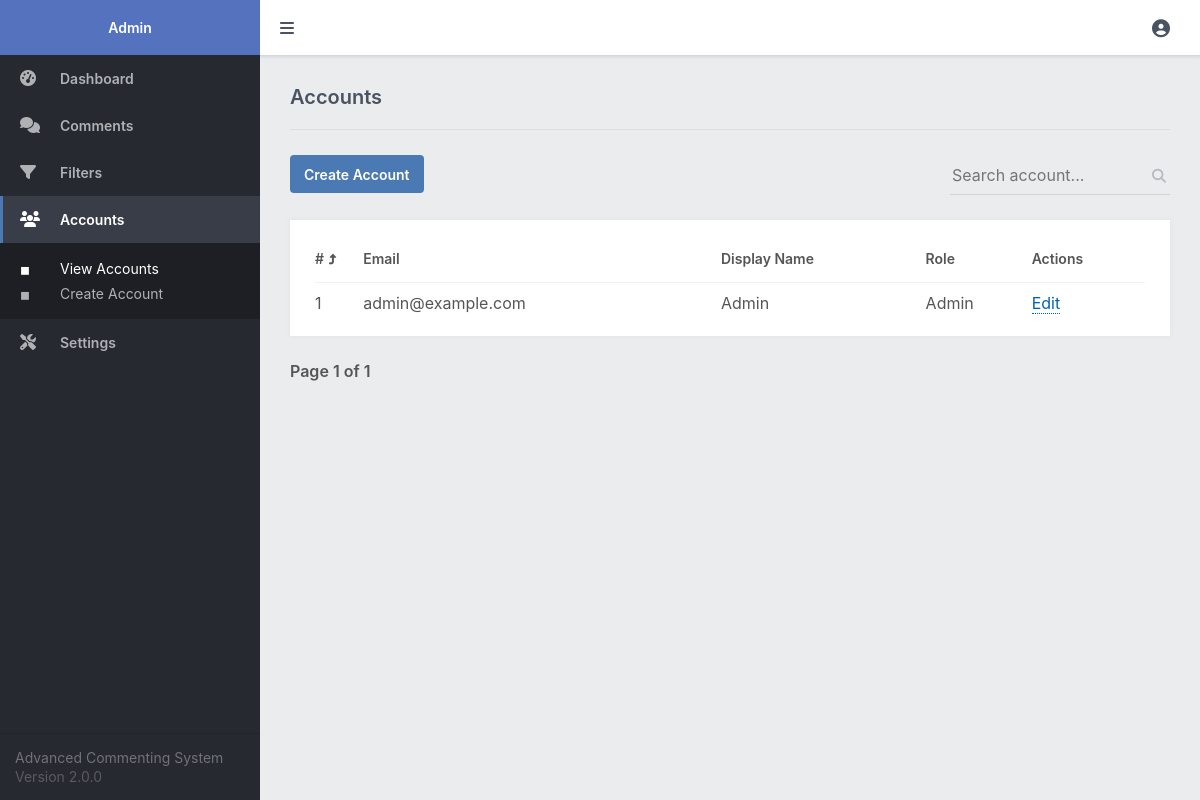
Screenshot of /phpcomments/admin/accounts.php (signed in) with the database file from the repository.
### tables this page shows
CREATE TABLE IF NOT EXISTS `accounts` (
  `id` int(11) NOT NULL AUTO_INCREMENT,
  `email` varchar(100) NOT NULL,
  `password` varchar(255) NOT NULL,
  `display_name` varchar(50) NOT NULL,
  `role` enum('Admin','Member') NOT NULL,
  PRIMARY KEY (`id`)
);

### phpcomments/admin/accounts.php (the view, shortened to what this page needs)
<?php
include 'main.php';
$pagination_page = isset($_GET['pagination_page']) ? $_GET['pagination_page'] : 1;
$search = isset($_GET['search']) ? $_GET['search'] : '';
$order = isset($_GET['order']) && $_GET['order'] == 'DESC' ? 'DESC' : 'ASC';
$order_by_whitelist = ['id','email','display_name','role'];
$order_by = isset($_GET['order_by']) && in_array($_GET['order_by'], $order_by_whitelist) ? $_GET['order_by'] : 'id';
$results_per_page = 20;
$param1 = ($pagination_page - 1) * $results_per_page;
$param2 = $results_per_page;
$where = '';
$where .= $search ? 'WHERE (email LIKE :search OR display_name LIKE :search) ' : '';
$stmt = $pdo->prepare('SELECT COUNT(*) AS total FROM accounts ' . $where);
$stmt->execute();
$accounts_total = $stmt->fetchColumn();
$stmt = $pdo->prepare('SELECT * FROM accounts ' . $where . ' ORDER BY ' . $order_by . ' ' . $order . ' LIMIT :start_results,:num_results');
$stmt->bindParam('start_results', $param1, PDO::PARAM_INT);
$stmt->bindParam('num_results', $param2, PDO::PARAM_INT);
$stmt->execute();
$accounts = $stmt->fetchAll(PDO::FETCH_ASSOC);
$url = 'accounts.php?search=' . $search;
?>
<?=template_admin_header('Accounts', 'accounts', 'view')?>
<div class="content-title">
    <h2>Accounts</h2>
</div>
<div class="content-header responsive-flex-column pad-top-5">
    <a href="account.php" class="btn">Create Account</a>
    <form action="" method="get">
        <div class="search">
            <label for="search">
                <input id="search" type="text" name="search" placeholder="Search account..." value="<?=htmlspecialchars($search, ENT_QUOTES)?>" class="responsive-width-100">
                <i class="fas fa-search"></i>
            </label>
        </div>
    </form>
</div>
<div class="content-block">
    <div class="table">
        <table>
            <thead>
                <tr>
                    <td class="responsive-hidden"><a href="<?=$url . '&order=' . ($order=='ASC'?'DESC':'ASC') . '&order_by=id'?>">#</a></td>
                    <td><a href="<?=$url . '&order=' . ($order=='ASC'?'DESC':'ASC') . '&order_by=email'?>">Email</a></td>
                    <td><a href="<?=$url . '&order=' . ($order=='ASC'?'DESC':'ASC') . '&order_by=display_name'?>">Display Name</a></td>
                    <td class="responsive-hidden"><a href="<?=$url . '&order=' . ($order=='ASC'?'DESC':'ASC') . '&order_by=role'?>">Role</a></td>
                    <td>Actions</td>
                </tr>
            </thead>
            <tbody>
                <?php if (empty($accounts)): ?>
                <tr>
                    <td colspan="8" style="text-align:center;">There are no accounts</td>
                </tr>
                <?php else: ?>
                <?php foreach ($accounts as $account): ?>
                <tr>
                    <td class="responsive-hidden"><?=$account['id']?></td>
                    <td><?=htmlspecialchars($account['email'], ENT_QUOTES)?></td>
                    <td><?=htmlspecialchars($account['display_name'], ENT_QUOTES)?></td>
                    <td class="responsive-hidden"><?=$account['role']?></td>
                    <td><a href="account.php?id=<?=$account['id']?>" class="link1">Edit</a></td>
                </tr>
                <?php endforeach; ?>
                <?php endif; ?>
            </tbody>
        </table>
    </div>
</div>
<div class="pagination">
    <span>Page <?=$pagination_page?> of <?=ceil($accounts_total / $results_per_page) == 0 ? 1 : ceil($accounts_total / $results_per_page)?></span>
</div>
<?=template_admin_footer()?>

### phpcomments/admin/admin.css (style rules this page uses)
* { box-sizing: border-box; font-family: -apple-system, BlinkMacSystemFont, "segoe ui", roboto, oxygen, ubuntu, cantarell, "fira sans", "droid sans", "helvetica neue", Arial, sans-serif; font-size: 16px; }
html { height: 100%; }
body { position: relative; min-height: 100%; color: #555555; background-color: #ebeced; margin: 0; }
h1, h2, h3, h4, h5 { color: #4a5361; margin: 0; padding: 0; }
main h2 { font-size: 20px; padding-bottom: 20px; font-weight: 600; }
main .content-title { border-bottom: 1px solid #dbdddf; display: flex; }
main .content-title h2 { flex: 1; }
main .content-header { display: flex; justify-content: space-between; }
main .content-header form { display: flex; justify-content: space-between; }
main .content-header form .search input, main .content-header form > select { background-color: transparent; outline: none; border: none; height: 40px; width: 220px; border-bottom: 1px solid #d0d3d5; padding-right: 25px; margin-left: 10px; }
main .content-header .search label { position: relative; }
main .content-header .search i { position: absolute; right: 4px; top: 4px; bottom: 0; font-size: 14px; margin-top: auto; margin-bottom: auto; color: #b5b9bd; }
main .content-block { background-color: #fff; margin-top: 25px; padding: 15px; box-shadow: 0px 0px 5px 1px rgba(0, 0, 0, 0.03); overflow: hidden; }
main .pagination { display: flex; align-items: center; padding: 25px 0; }
main .pagination span { font-weight: 600; }
.table { overflow-x: auto; padding: 0 10px; }
.table table { width: 100%; border-collapse: collapse; }
.table table thead td { font-weight: 600; font-size: 14px; padding: 15px 0; }
.table table thead td a { font-weight: inherit; font-size: inherit; color: inherit; text-decoration: none; }
.table table thead tr { border-bottom: 1px solid #f0f1f2; }
.table table tbody tr:first-child td { padding-top: 10px; }
.table table tbody td { padding: 8px 0; }
.link1, .link2 { text-decoration: none; color: #0060ba; border-bottom: 1px dotted; margin: 0 5px 0 0; }
.btn { display: inline-flex; align-items: center; justify-content: center; text-decoration: none; appearance: none; cursor: pointer; border: 0; background: #4a79b4; color: #FFFFFF; padding: 0 14px; font-size: 14px; font-weight: 600; border-radius: 4px; height: 38px; }
.pad-top-5 { padding-top: 25px; }

### rows the page displays
accounts: id "1", email "admin@example.com", display_name "Admin", role "Admin"

### other values shown
$pagination_page "1"
ceil($accounts_total / $results_per_page) "1"
